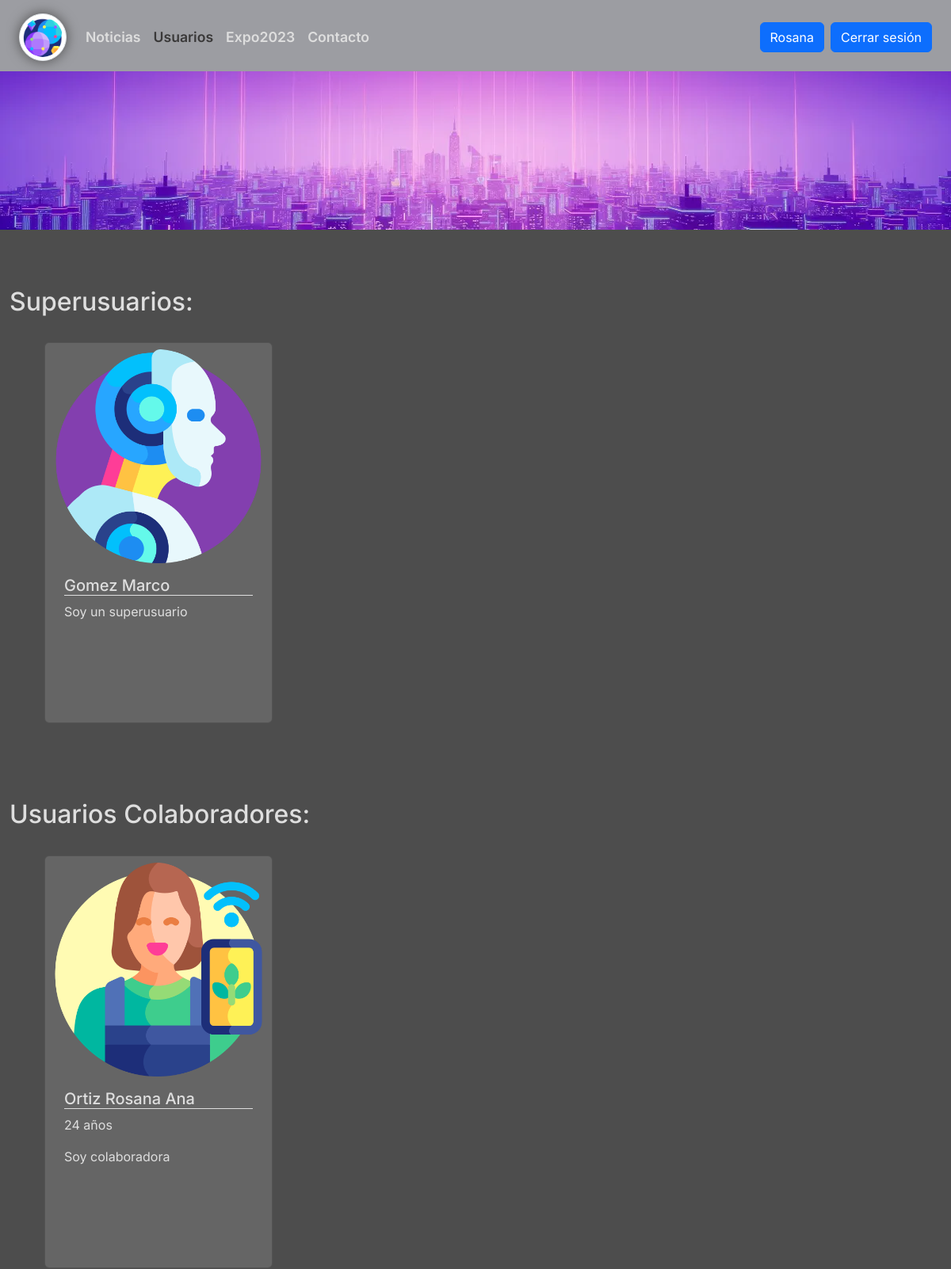
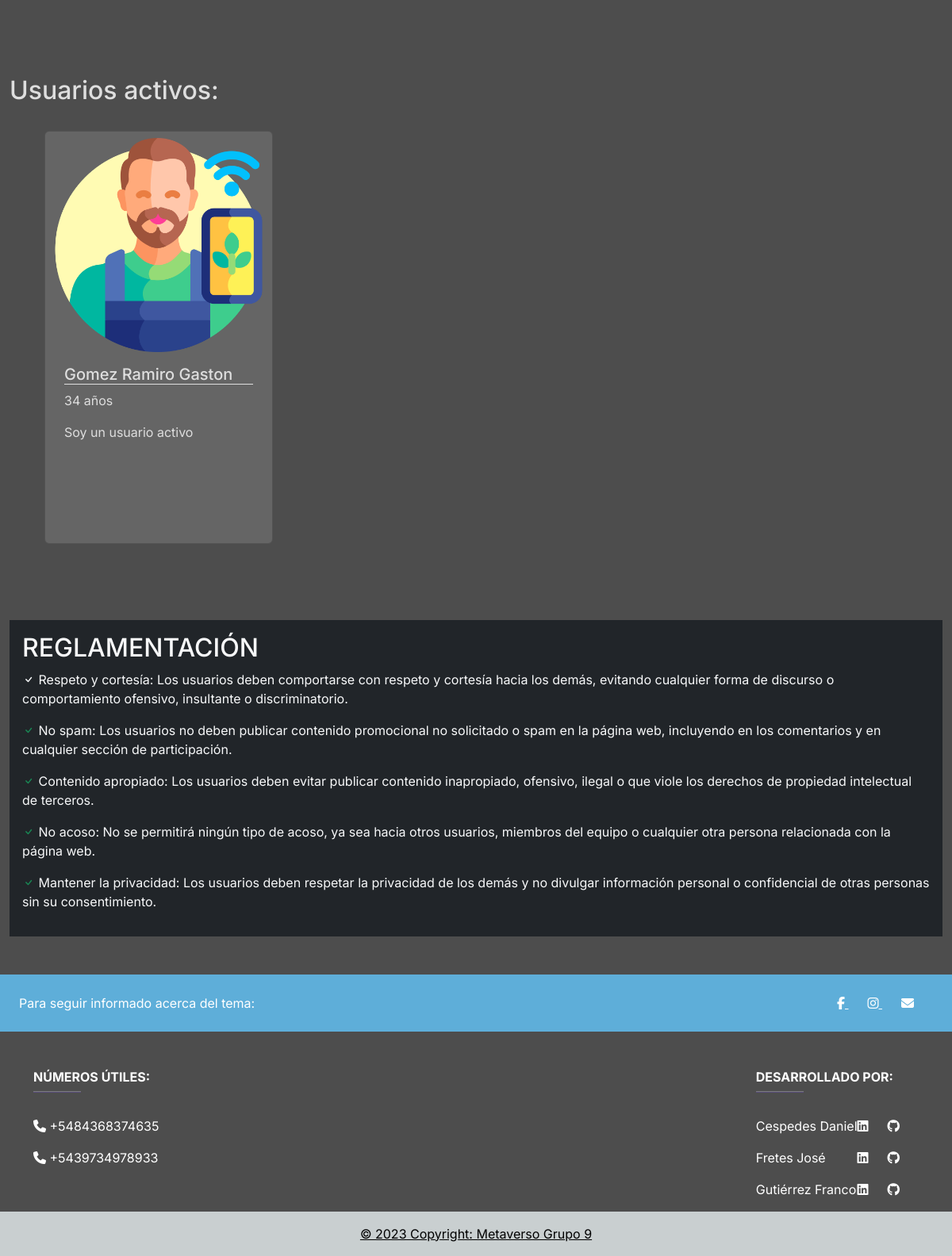
/nosotros/ (signed in), run on the app's committed database (2 pictures, top to bottom).
### apps/blog/models.py (models this page shows, shortened)
class Usuarios(models.Model):
    user = models.OneToOneField(User, on_delete=models.CASCADE, related_name='profile', default=None)
    primer_nombre = models.CharField(max_length=20, blank=False, null=False)
    segundo_nombre = models.CharField(max_length=20, blank=True)
    apellido = models.CharField(max_length=20, blank=False, null=False)
    fecha_nacimiento = models.DateField(blank=False, null=False, verbose_name='Fecha de nacimiento')
    imagen = models.ImageField(upload_to='post', null=True)
    biografia = models.TextField(max_length=500, blank=False, null=False)
    activo = models.BooleanField(default=False)
    es_colaborador = models.BooleanField(default=False)
    es_superusuario = models.BooleanField(default=False)
    class Meta:
        verbose_name_plural = 'Usuarios'
    def calcular_edad(self):
        return date.today().year - self.fecha_nacimiento.year

### apps/blog/views.py (the view)
# urls.py: path('nosotros/', views.nosotros, name='nosotros'),
def nosotros(request):
    usuarios = Usuarios.objects.all()
    superusuarios = usuarios.filter(es_superusuario=True)
    colaboradores = usuarios.filter(es_colaborador=True)
    usuarios_activos = usuarios.filter(activo=True)
    context={"usuarios":usuarios_activos, "superusuarios":superusuarios, "colaboradores":colaboradores}
    return render(request, 'nosotros.html', context)

### templates/nosotros.html (shortened to what this page needs)
{% extends 'base.html' %}
{% load static %}
{% block nosotros %} active {% endblock %}
{% block content %}
<br>
<br>
<br>
  <h2>Superusuarios:</h2>
  {% if superusuarios %}
  <div class="row row-cols-1 row-cols-md-3 g-4">
    {% for superusuario in superusuarios %}
        <div class="col">
            <div class="card card-usuarios">
                <img src="{{superusuario.imagen.url}}" class="card-img-top" alt="foto de {{superusuario.primer_nombre}} {{superusuario.apellido}}">
                <div class="card-body">
                    <h5 class="card-title">{{superusuario.apellido}} {{superusuario.primer_nombre}} {{superusuario.segundo_nombre}}</h5>
                    <p class="card-text overflow-auto parrafo-tarjeta-usuarios" >{{superusuario.biografia}}</p>
                </div>
            </div>
        </div>
        {% endfor %}
      </div>
  {% else %}
    <h3>No hay superusuarios registrados en la web actualmente</h3>
  {% endif %}
  <br>
<br>
<br>
  <h2>Usuarios Colaboradores:</h2>
  {% if colaboradores %}
    <div class="row row-cols-1 row-cols-md-3 g-4">
      {% for colaborador in colaboradores %}
            <div class="col">
                <div class="card card-usuarios">
                    <img src="{{colaborador.imagen.url}}" class="card-img-top" alt="foto de {{colaborador.primer_nombre}} {{colaborador.apellido}}">
                    <div class="card-body">
                        <h5 class="card-title">{{colaborador.apellido}} {{colaborador.primer_nombre}} {{colaborador.segundo_nombre}}</h5>
                        <p class="card-text">{{colaborador.calcular_edad}} años</p>
                        <p class="card-text overflow-auto parrafo-tarjeta-usuarios">{{colaborador.biografia}}</p>
                    </div>
                </div>
            </div>
            {% endfor %}
          </div>
  {% else %}
    <h3>No hay usuarios designados</h3>
  {% endif %}
  <br>
<br>
<br>
  <h2>Usuarios activos:</h2>
  {% if usuarios %}
  <div class="row row-cols-1 row-cols-md-3 g-4">
    {% for usuarios in usuarios %}
          <div class="col">
              <div class="card card-usuarios">
                  <img src="{{usuarios.imagen.url}}" class="card-img-top" alt="foto de {{usuarios.primer_nombre}} {{usuarios.apellido}}">
                  <div class="card-body">
                      <h5 class="card-title">{{usuarios.apellido}} {{usuarios.primer_nombre}} {{usuarios.segundo_nombre}}</h5>
                      <p class="card-text">{{usuarios.calcular_edad}} años</p>
                      <p class="card-text overflow-auto parrafo-tarjeta-usuarios">{{usuarios.biografia}}</p>
                  </div>
              </div>
          </div>
          {% endfor %}
        </div>
  {% else %}
    <h3>no hay usuarios activos</h3>
  {% endif %}
<br>
<br>
<br>
<div class="reglamentacion bg-dark border-dark p-3">
  <h2 class="titulo-reglamentacion text-light">REGLAMENTACIÓN</h2>
  <p class="text-light"><i class="bi bi-check"></i> Respeto y cortesía: Los usuarios deben comportarse con respeto y cortesía hacia los demás, evitando cualquier forma de discurso o comportamiento ofensivo, insultante o discriminatorio.</p>
  <p class="text-light"><i class="bi bi-check text-success"></i> No spam: Los usuarios no deben publicar contenido promocional no solicitado o spam en la página web, incluyendo en los comentarios y en cualquier sección de participación.</p>
  <p class="text-light"><i class="bi bi-check text-success"></i> Contenido apropiado: Los usuarios deben evitar publicar contenido inapropiado, ofensivo, ilegal o que viole los derechos de propiedad intelectual de terceros.</p>
  <p class="text-light"><i class="bi bi-check text-success"></i> No acoso: No se permitirá ningún tipo de acoso, ya sea hacia otros usuarios, miembros del equipo o cualquier otra persona relacionada con la página web.</p>
  <p class="text-light"><i class="bi bi-check text-success"></i> Mantener la privacidad: Los usuarios deben respetar la privacidad de los demás y no divulgar información personal o confidencial de otras personas sin su consentimiento.</p>
</div>
        </div>
{% endblock content %}

### templates/base.html (shortened to what this page needs)
<!DOCTYPE html>
{% load static %}
<html lang="es">
<head>
    <link href="https://cdn.jsdelivr.net/npm/bootstrap@5.2.3/dist/css/bootstrap.min.css"
    rel="stylesheet">
    <link rel="stylesheet" href="{% static 'styles/style.css' %}">
    <link href="https://cdn.jsdelivr.net/npm/bootstrap-icons@1.19.0/font/bootstrap-icons.css" rel="stylesheet">
</head>
<body>
    <nav class="navbar navbar-expand-lg sticky-top">
        <div class="container-fluid">
            <a class="navbar-brand" href="{% url 'blog:index' %}"><img class="img-thumbnail logo" src="{% static 'images/icono.png' %}" alt="Logo"></a>
            <div class="collapse navbar-collapse " id="navbarSupportedContent">
                <ul class="navbar-nav me-auto mb-2 mb-lg-0 ">
                    <li class="nav-item">
                        <a class="nav-link {% block blog %}{% endblock%}" aria-current="page" href="{% url 'blog:index' %}">Noticias</a>
                    </li>
                    <li class="nav-item">
                        <a class="nav-link {% block nosotros %}{% endblock%}"  href="{% url 'blog:nosotros' %}">Usuarios</a>
                    </li>
                    <li class="nav-item">
                        <a class="nav-link {% block contacto %}{% endblock%}"  href="{% url 'blog:Expo2023' %}">Expo2023</a>
                    </li>
                    <li class="nav-item">
                        <a class="nav-link {% block donacion %}{% endblock%}" href="{% url 'blog:contacto' %}">Contacto</a>
                    </li>
                </ul>
                <form class="navbar-nav d-flex{% comment %}  me-auto mb-2 mb-lg-0 {% endcomment %} form-login d-grid gap-2">
                    {% if user.is_authenticated %}
                        {% if user.is_staff %}
                            <a class="btn btn-primary" href="{% url 'blog:perfil' %}" type="button">Administrar</a>
                        {% else %}
                            <a class="btn btn-primary" href="{% url 'blog:perfil' %}" type="button">{{ user.get_username }}</a>
                        {% endif %}
                        <a class="btn btn-primary" href="{% url 'blog:logout'%}" type="button">Cerrar sesión</a>
                    {% else %}
                        <a class="btn btn-primary"href="{% url 'blog:login'%}" type="button">Ingresar</a>
                    {% endif %}
                </form>
            </div>
        </div>
    </nav>
    {% block banner %}
    <div class="container-fluid" style="padding:0;">
        <img class="banner" src="{% static 'images/baner-facebook.jpg' %}"  alt="banner">
    </div>
    {% endblock banner %}
    <div class="container-xxl bg-page">
    {% block content %}
    {% endblock content%}
    <div class="my-5">
        <footer
                class="text-center text-lg-start text-white color-footer"
                >
        <section
                class="d-flex justify-content-between p-4 color-acento-footer"
                >
            <div class="me-5">
            <span>Para seguir informado acerca del tema:</span>
            </div>
            <div>
            <a href="#" class="text-white me-4">
                <i class="fab fa-facebook-f"></i>
            </a>
            <a href="#" class="text-white me-4">
                <i class="fab fa-instagram"></i>
            </a>
            <a href="#" class="text-white me-4">
                <i class="fas fa-envelope mr-3"></i>
            </a>
            </div>
        </section>
          <section class="">
            <div class="container text-center text-md-start mt-5">
            <div class="row mt-3">
                <div class="col-auto me-auto">
                    <h6 class="text-uppercase fw-bold">Números Útiles:</h6>
                    <hr
                        class="mb-4 mt-0 d-inline-block mx-auto"
                        style="width: 60px; background-color: #7c4dff; height: 2px"
                        />
                    <p><i class="fas fa-phone mr-3"></i> +5484368374635</p>
                    <p><i class="fas fa-phone mr-3"></i> +5439734978933 </p>
                </div>
                <div class="col-auto">
                    <h6 class="text-uppercase fw-bold">Desarrollado por:</h6>
                    <hr class="mb-4 mt-0 d-inline-block mx-auto" style="width: 60px; background-color: #7c4dff; height: 2px"/>
                    <div class="d-flex">
                        <p class="me-auto">Cespedes Daniel  </p>
                        <a href="https://www.linkedin.com/in/daniel-cespedes-407102245/" target="_blank" class="text-white me-4"><i class="fab fa-linkedin"></i></a>
                        <a href="https://github.com/dann4832022" target="_blank" class="text-white me-4"><i class="fab fa-github"></i></a>
                    </div>
                    <div class="d-flex">
                        <p class="me-auto">Fretes José    </p>
                        <a href="#" target="_blank" class="text-white me-4"><i class=" fab fa-linkedin"></i></a>
                        <a href="https://github.com/josefretes2" target="_blank" class="text-white me-4"><i class=" fab fa-github"></i></a>
                    </div>
                    <div class="d-flex">
                        <p class="me-auto">Gutiérrez Franco </p>
                        <a href="https://www.linkedin.com/in/franco-gutierrez-b76b18178/" target="_blank" class="text-white me-4"><i class=" fab fa-linkedin"></i></a>
                        <a href="https://github.com/FrancoG27" target="_blank" class="text-white me-4"><i class=" fab fa-github"></i></a>
                    </div>
                </div>
            </div>
        </section>
            <div
                class="text-center p-3 color-base-footer"
                >
                <a class="text-black" href=""
                >© 2023 Copyright: Metaverso Grupo 9 </a
                >
            </div>
        </footer>
    </div>
</body>
</html>

### static/styles/style.css (style rules this page uses)
:root { --bg-navbar:#9C9DA2; --bg-page:#4D4D4D; --bg-card:#656565; --bg-input:#9C9DA2; --border-button:#4b4b4b; --bg-button:#4c4c4d; --font-color:#dedede; --font-color-hover:#2b2b2b; --font-color-active:#3a3939; --boton-twitter:#00ACEE; --color-notificacion:#0d0d0d; --bg-evento: rgb(43, 182, 232); --bg-evento-gradiente: linear-gradient(90deg, rgb(83, 214, 240) 0%, rgb(97, 216, 216) 100%); --acento-footer:#5eaed9; --bg-base-footer:#c9cfd0; }
html { height: 100%; }
body { background: var(--bg-page); font-family: 'Inter', sans-serif; color:var(--font-color); min-height: 100vh; }
.navbar { background-color: var(--bg-navbar); padding: 12px; padding-bottom: 8px; }
.navbar .logo { max-width: 60px; max-height: 60px; border-radius: 50%; filter: drop-shadow(0 0 0.5rem var(--bg-page)); }
.navbar .nav-item .nav-link { font-size:1.1rem; font-weight: 600; color: var(--font-color); }
.navbar .nav-item .active { color: var(--font-color-active); }
.banner { height: 200px; object-fit: cover; width: 100%; }
.card { background-color: var(--bg-card); margin: 24px auto; padding: 8px; border-radius: 0.375rem; }
.card-usuarios { width:18rem; }
.parrafo-tarjeta-usuarios { height: 8rem; }
.bg-page { background-color:var(--bg-page); }
.card-title { border-bottom: 1px var(--font-color) solid; }
.color-footer { background-color: var(--bg-page); }
.color-acento-footer { background-color: var(--acento-footer); }
.color-base-footer { background-color: var(--bg-base-footer); }

### data on the page
Usuarios: imagen (picture), apellido "Gomez", primer_nombre "Marco", biografia "Soy un superusuario"
Usuarios: imagen (picture), apellido "Ortiz", primer_nombre "Rosana", segundo_nombre "Ana", calcular_edad "24", biografia "Soy colaboradora"
Usuarios: imagen (picture), apellido "Gomez", primer_nombre "Ramiro", segundo_nombre "Gaston", calcular_edad "34", biografia "Soy un usuario activo"

### other printed values
{{ user.get_username }} "Rosana"
